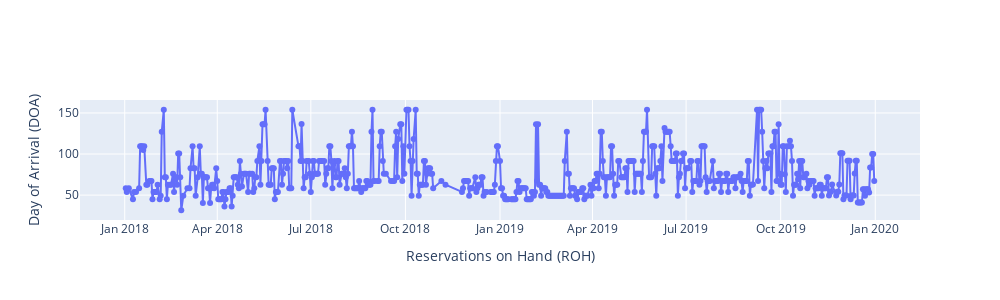

The cell this chart's notebook holds for it:
### Code cell
dx = df[df['LeadTime']==89]

fig = go.Figure()
fig.add_trace(go.Scatter(x=dx.DOA, y=dx.Price,mode='markers+lines',name='ROH'))
fig.update_layout(autosize=False,width=1000,height=300,xaxis_title="Reservations on Hand (ROH)",yaxis_title="Day of Arrival (DOA)")
fig.show()

### Figure 1 — Plotly figure (JSON) as saved in the notebook; plotly's stock layout.template omitted (floating-point values rounded to 4 significant figures; data arrays with more than 128 entries replaced by an {"elided": "..."} marker saying what was removed)
{"data": [{"mode": "markers+lines", "name": "ROH", "type": "scatter", "x": {"elided": "633 str values"}, "y": {"elided": "633 float values"}}], "layout": {"autosize": false, "height": 300, "width": 1000, "xaxis": {"title": {"text": "Reservations on Hand (ROH)"}}, "yaxis": {"title": {"text": "Day of Arrival (DOA)"}}}}
